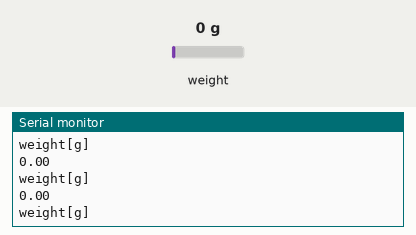
The sketch below on a simulated Arduino Uno, built with avr-gcc and run on an emulated ATmega328P. On the bench: the last lines printed to the serial monitor. The inputs (shaded band) are chosen by the test bench; at power-on: weight on the scale 0 g.

Above: at 3.6 s.
3.7 s: weight on the scale set to 100 g
At 4.32 s:
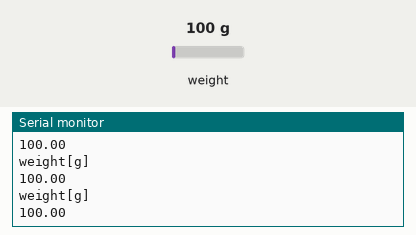
5.2 s: weight on the scale set to 1250 g
At 5.23 s:
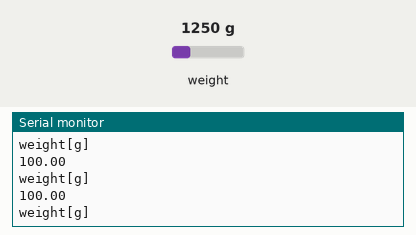
Timing chart, 0 to 8.2 s (numbered marks = the images above; inputs shaded):
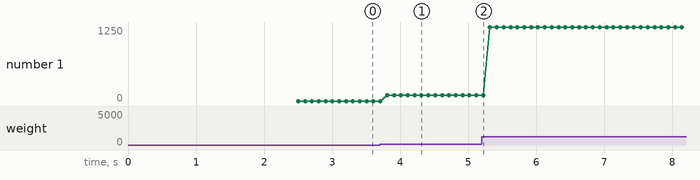

The sketch:

ADC_LoadCell.ino
```cpp
#include<HX711_ADC.h>
HX711_ADC LoadCell(4,5);
void setup()
{
  LoadCell.begin();
  LoadCell.start(2000);
  LoadCell.setCalFactor(2000.0);
  Serial.begin(9600);
}
void loop()
{
  LoadCell.update();
  float i = LoadCell.getData();
  Serial.println("weight[g]");
  delay(100);
  Serial.println(i);
}
```

Measured:
- after the input at 3.7 s, the serial monitor: prints a new line after 0.11 s (image 1)
- plotted number 1: 0 → 100 after the input at 3.7 s, 100 → 1250 after the input at 5.2 s
